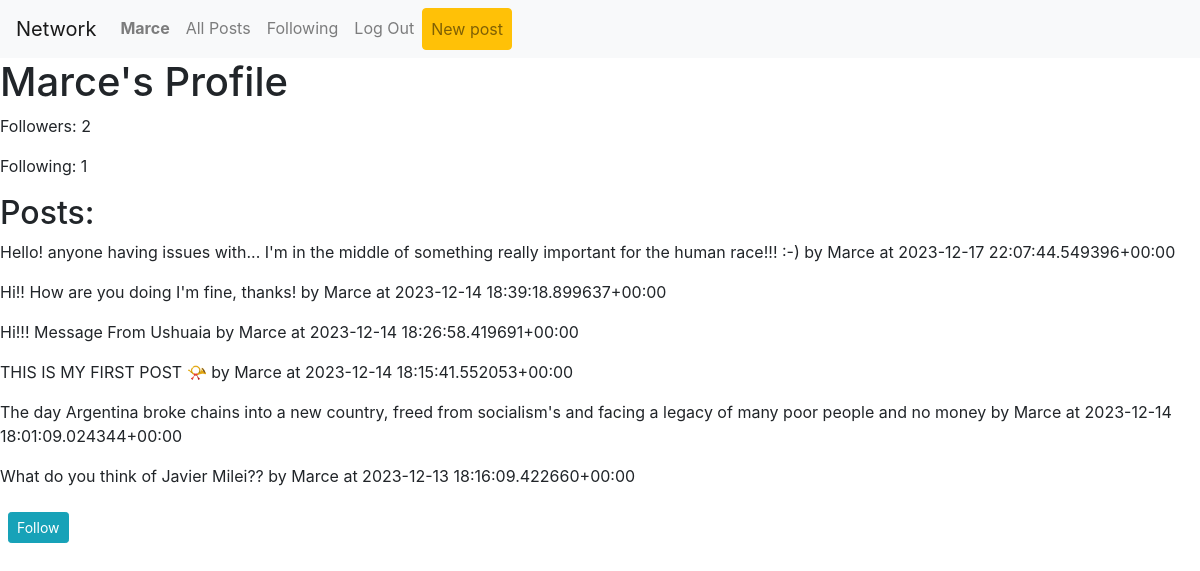
The app's page /profile/Marce (signed in) with its own data.
### network/models.py (models this page shows, shortened)
class User(AbstractUser):
    pass
    def __str__(self):
        return f"{self.username}"

class UserProfile(models.Model):
    user = models.ForeignKey(User, on_delete=models.CASCADE)
    followers = models.ManyToManyField(User, blank=True, related_name="followers")
    following_users = models.ManyToManyField(User, blank=True, related_name="following_users")

class Post(models.Model):
    post = models.CharField(max_length=280, null=True, blank=True)
    created_by = models.ForeignKey(User, on_delete=models.CASCADE)
    created_date = models.DateTimeField(auto_now_add=True)
    likes = models.ManyToManyField(User, blank=True, related_name="liked_user", verbose_name="Likes")
    def __str__(self):
        return f"{self.post} by {self.created_by} at {self.created_date}"

### network/views.py (the view)
# urls.py: path('profile/<str:username>', views.user_profile_view, name='profile'),
def user_profile_view(request, username):
    user = get_object_or_404(User, username=username)
    user_profile = UserProfile.objects.get(user=user)
    posts = Post.objects.filter(created_by=user).order_by('-created_date')
    context = {
        'user_profile': user_profile,
        'posts': posts,
    }
    return render(request, 'network/profile.html', context)

### network/templates/network/profile.html (shortened to what this page needs)
{% extends "network/layout.html" %}
{% block body %}
<h1>{{ user.username }}'s Profile</h1>
<p>Followers: {{ user_profile.followers.count }}</p>
<p>Following: {{ user_profile.following_users.count }}</p>
<h2>Posts:</h2>
{% for post in posts %}
    <p>{{ post }}</p>
{% endfor %}
<form method="POST">
    <button type="submit" name="add_follow" value="1" class="btn btn-info btn-sm mt-2 ml-2">
        {% if not followed %}
            Follow
        {% else %}
            Unfollow
        {% endif %}
    </button>
</form>
{% endblock %}

### network/templates/network/layout.html (shortened to what this page needs)
{% load static %}
<!DOCTYPE html>
<html lang="en">
    <head>
        <link rel="stylesheet" href="https://stackpath.bootstrapcdn.com/bootstrap/4.4.1/css/bootstrap.min.css">
        <link href="{% static 'network/styles.css' %}" rel="stylesheet">
    </head>
    <body>
        <nav class="navbar navbar-expand-lg navbar-light bg-light">
            <a class="navbar-brand" href="#">Network</a>
            <div>
              <ul class="navbar-nav mr-auto">
                {% if user.is_authenticated %}
                    <li class="nav-item">
                        <a class="nav-link" href="{% url 'network:profile' request.user.username %}"><strong>{{ user.username }}</strong></a>
                    </li>
                {% endif %}
                <li class="nav-item">
                  <a class="nav-link" href="{% url 'network:allposts' %}">All Posts</a>
                </li>
                {% if user.is_authenticated %}
                    <li class="nav-item">
                        <a class="nav-link" href="{% url 'network:following' %}">Following</a>
                    </li>
                    <li class="nav-item">
                        <a class="nav-link" href="{% url 'network:logout' %}">Log Out</a>
                    </li>
                    <li class="nav-item">
                        <a class="nav-link btn btn-warning" href="{% url 'network:create' %}">New post</a>
                    </li>
                {% endif %}
              </ul>
            </div>
          </nav>
        <div class="body">
            {% block body %}
            {% endblock %}
        </div>
    </body>
</html>

### records on screen
User: username "Marce"
UserProfile: followers.count "2", following_users.count "1"
Post: post+created_by+created_date "Hello! anyone having issues with... I'm in the middle of something really important for the human race!!! :-) by Marce at 2023-12-17 22:07:44.549396+00:00"
Post: post+created_by+created_date "Hi!! How are you doing I'm fine, thanks! by Marce at 2023-12-14 18:39:18.899637+00:00"
Post: post+created_by+created_date "Hi!!! Message From Ushuaia by Marce at 2023-12-14 18:26:58.419691+00:00"
Post: post+created_by+created_date "THIS IS MY FIRST POST 📯 by Marce at 2023-12-14 18:15:41.552053+00:00"
Post: post+created_by+created_date "The day Argentina broke chains into a new country, freed from socialism's and facing a legacy of many poor people and no money by Marce at 2023-12-14 18:01:09.024344+00:00"
Post: post+created_by+created_date "What do you think of Javier Milei?? by Marce at 2023-12-13 18:16:09.422660+00:00"
